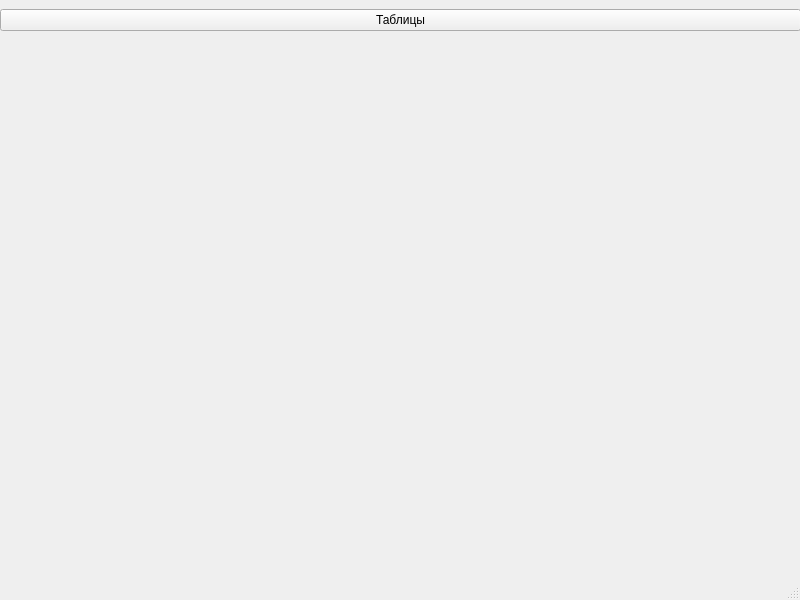
<?xml version="1.0" encoding="UTF-8"?>
<ui version="4.0">
 <class>MainWindow</class>
 <widget class="QMainWindow" name="MainWindow">
  <property name="geometry">
   <rect>
    <x>0</x>
    <y>0</y>
    <width>800</width>
    <height>600</height>
   </rect>
  </property>
  <property name="windowTitle">
   <string>MainWindow</string>
  </property>
  <widget class="QWidget" name="centralwidget">
   <widget class="QWidget" name="horizontalLayoutWidget">
    <property name="geometry">
     <rect>
      <x>0</x>
      <y>0</y>
      <width>801</width>
      <height>41</height>
     </rect>
    </property>
    <layout class="QHBoxLayout" name="horizontalLayout">
     <item>
      <widget class="QPushButton" name="showTablesButton">
       <property name="text">
        <string>Таблицы</string>
       </property>
      </widget>
     </item>
    </layout>
   </widget>
  </widget>
  <widget class="QMenuBar" name="menubar">
   <property name="geometry">
    <rect>
     <x>0</x>
     <y>0</y>
     <width>800</width>
     <height>20</height>
    </rect>
   </property>
  </widget>
  <widget class="QStatusBar" name="statusbar"/>
 </widget>
 <resources/>
 <connections/>
</ui>
